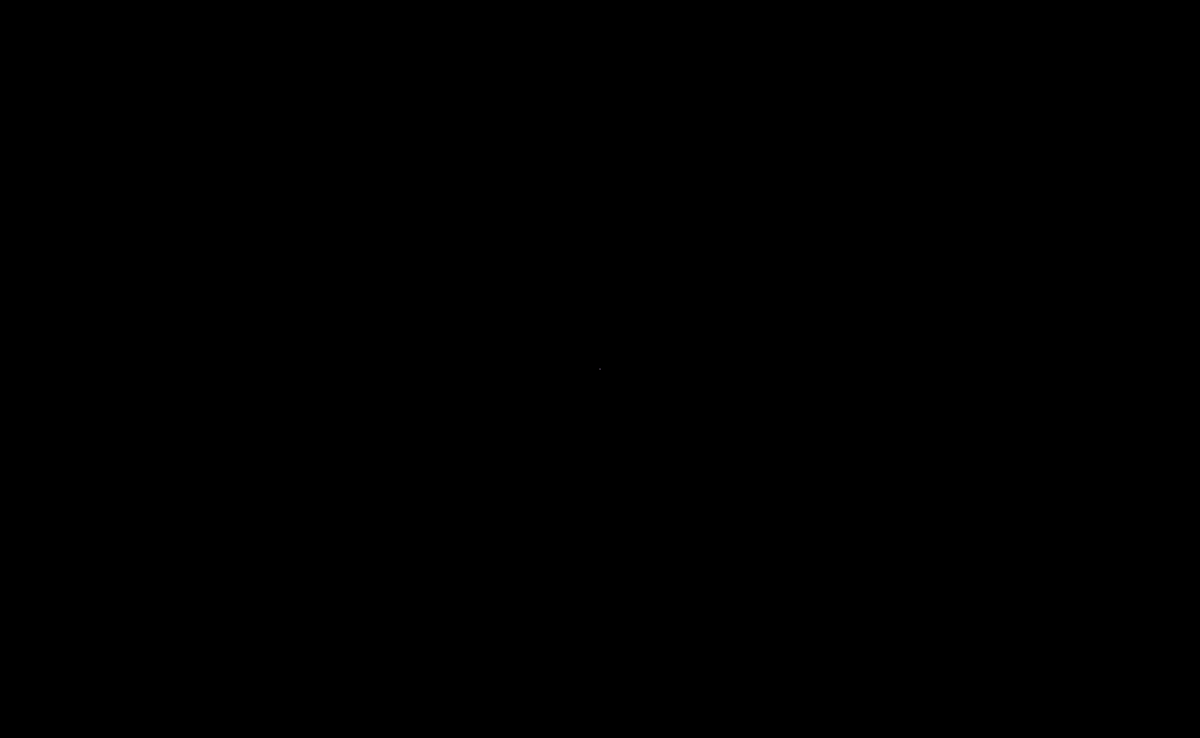
Frame 1 (no input)
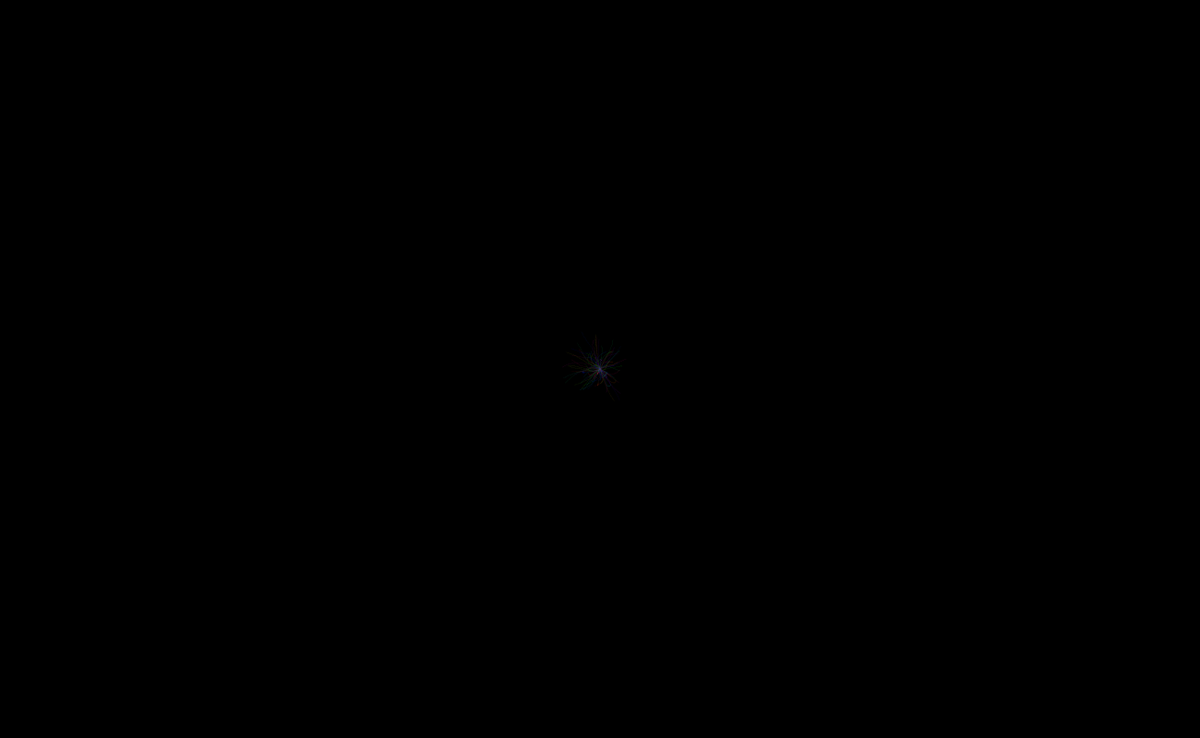
Frame 60 (the mouse pressed at the canvas centre just before this capture)
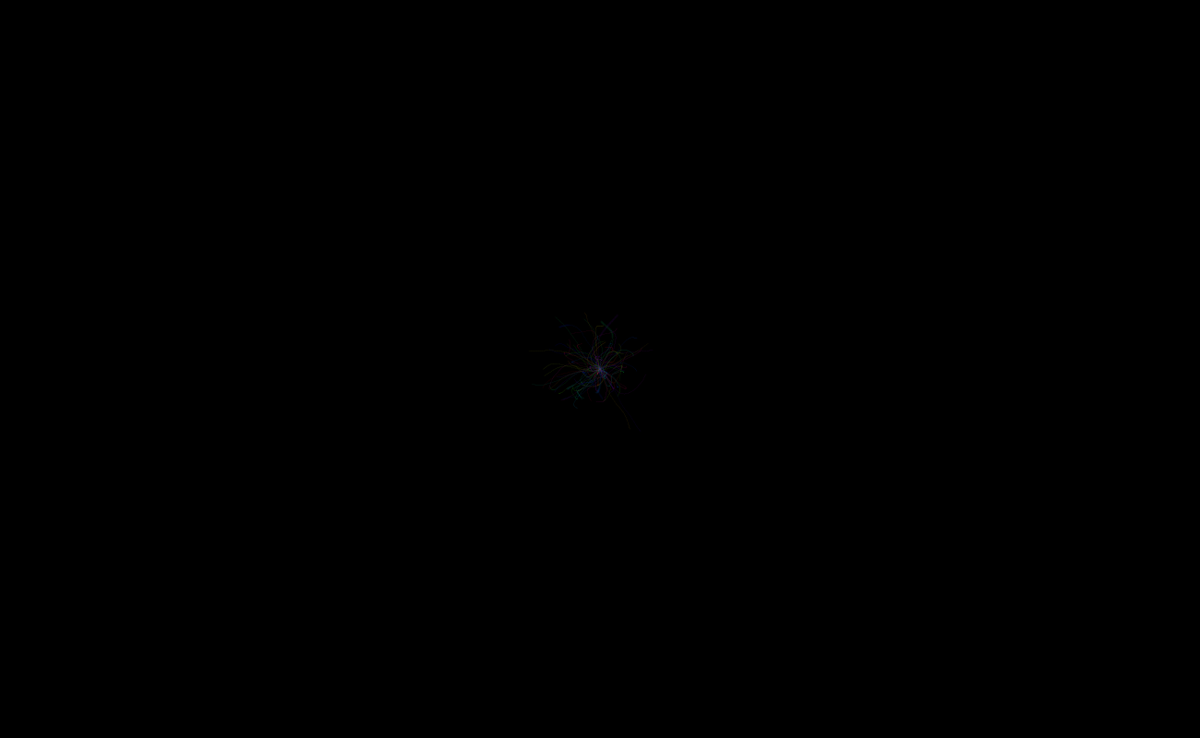
Frame 120 (the mouse held since frame 60 and released just before this capture)

The Processing sketch that drew these frames (run headless with seeded random() and noise(); from frame 60 on, the mouse is pressed at the canvas centre):

// Processing sketch: sketch_160122a
// ── sketch_160122a.pde
int moverCount = 100;
Mover[] movers = new Mover[moverCount];

void setup() {
  size(1300, 800);
  background(0);
  stroke(255);
  colorMode(HSB);
  
  for (int i = 0; i < moverCount; i++) {
    movers[i] = new Mover();
  }
}

public class Mover {
  public float x = 0;
  public float y = 0;
  public float x_seed = random(1000);
  public float y_seed = random(1000);
  public color colour = color(floor(random(256)), 255, 128, 10);
  public int stroke_width = 1;
  
  void move() {
    strokeWeight(stroke_width);
    stroke(colour);
    
    float new_x = (noise(x_seed) - 0.49)* 2 + x;
    float new_y = (noise(y_seed) - 0.49)* 2 + y;
    
    line(x, y, new_x, new_y);
    
    x = new_x;
    y = new_y;
    
    x_seed += 0.01;
    y_seed += 0.01;
    
    if (random(1) > 0.999)
    {
      stroke_width += 1;
    }
  }
}

void draw() {
  translate(width/2, height/2);
  
  for (int i = 0; i < moverCount; i++) {
    movers[i].move();
  }
}
